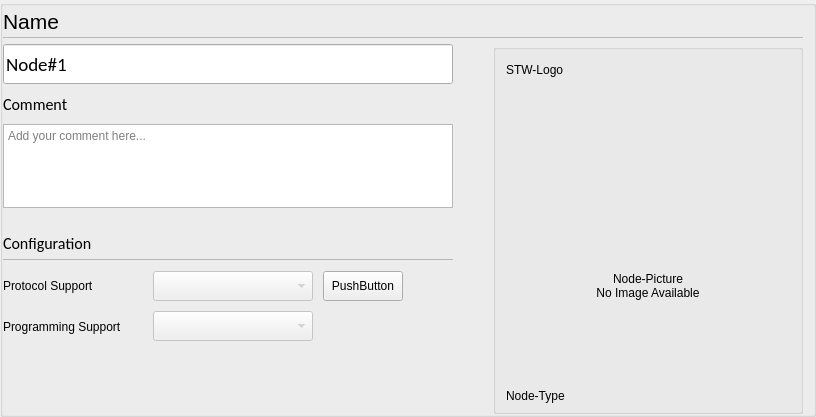
    <widget class="stw_opensyde_gui_elements::C_OgeGbxTransparent" name="pc_GroupBox_2">
     <property name="minimumSize">
      <size>
       <width>0</width>
       <height>406</height>
      </size>
     </property>
     <layout class="QVBoxLayout" name="verticalLayout_2" stretch="0,0,0">
      <property name="spacing">
       <number>0</number>
      </property>
      <property name="leftMargin">
       <number>0</number>
      </property>
      <property name="topMargin">
       <number>0</number>
      </property>
      <property name="rightMargin">
       <number>10</number>
      </property>
      <property name="bottomMargin">
       <number>0</number>
      </property>
      <item>
       <layout class="QHBoxLayout" name="horizontalLayout_3" stretch="0,1">
        <property name="spacing">
         <number>6</number>
        </property>
        <item>
         <widget class="stw_opensyde_gui_elements::C_OgeLabHeadingGroupBold" name="pc_LabelName">
          <property name="minimumSize">
           <size>
            <width>0</width>
            <height>30</height>
           </size>
          </property>
          <property name="maximumSize">
           <size>
            <width>16777215</width>
            <height>30</height>
           </size>
          </property>
          <property name="font">
           <font>
            <family>Segoe UI</family>
            <pointsize>16</pointsize>
           </font>
          </property>
          <property name="text">
           <string>Name</string>
          </property>
         </widget>
        </item>
        <item>
         <spacer name="horizontalSpacer_6">
          <property name="orientation">
           <enum>Qt::Horizontal</enum>
          </property>
          <property name="sizeHint" stdset="0">
           <size>
            <width>40</width>
            <height>10</height>
           </size>
          </property>
         </spacer>
        </item>
       </layout>
      </item>
      <item>
       <layout class="QHBoxLayout" name="horizontalLayout_16">
        <property name="spacing">
         <number>0</number>
        </property>
        <property name="leftMargin">
         <number>0</number>
        </property>
        <property name="topMargin">
         <number>1</number>
        </property>
        <property name="rightMargin">
         <number>0</number>
        </property>
        <item>
         <widget class="stw_opensyde_gui_elements::C_OgeFraSeparator" name="pc_FramSperator1">
          <property name="minimumSize">
           <size>
            <width>0</width>
            <height>1</height>
           </size>
          </property>
          <property name="maximumSize">
           <size>
            <width>16777215</width>
            <height>1</height>
           </size>
          </property>
          <property name="frameShape">
           <enum>QFrame::StyledPanel</enum>
          </property>
          <property name="frameShadow">
           <enum>QFrame::Raised</enum>
          </property>
         </widget>
        </item>
       </layout>
      </item>
      <item>
       <layout class="QHBoxLayout" name="horizontalLayout" stretch="1,0,0">
        <property name="spacing">
         <number>0</number>
        </property>
        <property name="topMargin">
         <number>6</number>
        </property>
        <item>
         <layout class="QVBoxLayout" name="verticalLayout" stretch="0,0,0,0,0,0,1">
          <property name="spacing">
           <number>0</number>
          </property>
          <item>
           <layout class="QHBoxLayout" name="horizontalLayout_17" stretch="1">
            <property name="spacing">
             <number>6</number>
            </property>
            <item>
             <widget class="stw_opensyde_gui_elements::C_OgeLePropertiesName" name="pc_LineEditNodeName">
              <property name="minimumSize">
               <size>
                <width>311</width>
                <height>40</height>
               </size>
              </property>
              <property name="maximumSize">
               <size>
                <width>16777215</width>
                <height>40</height>
               </size>
              </property>
              <property name="font">
               <font>
                <family>Calibri</family>
                <pointsize>14</pointsize>
               </font>
              </property>
              <property name="text">
               <string>Node#1</string>
              </property>
              <property name="placeholderText">
               <string/>
              </property>
             </widget>
            </item>
           </layout>
          </item>
          <item>
           <layout class="QHBoxLayout" name="horizontalLayout_9" stretch="0,1">
            <property name="spacing">
             <number>6</number>
            </property>
            <item>
             <widget class="stw_opensyde_gui_elements::C_OgeLabHeadingGroupBold" name="pc_LabelComment">
              <property name="minimumSize">
               <size>
                <width>0</width>
                <height>40</height>
               </size>
              </property>
              <property name="maximumSize">
               <size>
                <width>16777215</width>
                <height>40</height>
               </size>
              </property>
              <property name="font">
               <font>
                <family>Calibri</family>
                <pointsize>12</pointsize>
               </font>
              </property>
              <property name="text">
               <string>Comment</string>
              </property>
             </widget>
            </item>
            <item>
             <spacer name="horizontalSpacer_9">
              <property name="orientation">
               <enum>Qt::Horizontal</enum>
              </property>
              <property name="sizeHint" stdset="0">
               <size>
                <width>40</width>
                <height>1</height>
               </size>
              </property>
             </spacer>
            </item>
           </layout>
          </item>
          <item>
           <layout class="QHBoxLayout" name="horizontalLayout_18">
            <property name="spacing">
             <number>6</number>
            </property>
            <item>
             <widget class="stw_opensyde_gui_elements::C_OgeTedPropertiesComment" name="pc_TextEditComment">
              <property name="sizePolicy">
               <sizepolicy hsizetype="Expanding" vsizetype="Expanding">
                <horstretch>0</horstretch>
                <verstretch>0</verstretch>
               </sizepolicy>
              </property>
              <property name="maximumSize">
               <size>
                <width>16777215</width>
                <height>84</height>
               </size>
              </property>
              <property name="tabChangesFocus">
               <bool>true</bool>
              </property>
              <property name="acceptRichText">
               <bool>false</bool>
              </property>
              <property name="placeholderText">
               <string>Add your comment here...</string>
              </property>
             </widget>
            </item>
           </layout>
          </item>
          <item>
           <layout class="QHBoxLayout" name="horizontalLayout_13" stretch="0,1">
            <property name="spacing">
             <number>6</number>
            </property>
            <property name="topMargin">
             <number>20</number>
            </property>
            <item>
             <widget class="stw_opensyde_gui_elements::C_OgeLabHeadingGroupBold" name="pc_LabelConfiguration">
              <property name="minimumSize">
               <size>
                <width>0</width>
                <height>30</height>
               </size>
              </property>
              <property name="maximumSize">
               <size>
                <width>16777215</width>
                <height>30</height>
               </size>
              </property>
              <property name="font">
               <font>
                <family>Calibri</family>
                <pointsize>12</pointsize>
               </font>
              </property>
              <property name="text">
               <string>Configuration</string>
              </property>
             </widget>
            </item>
            <item>
             <spacer name="horizontalSpacer_21">
              <property name="orientation">
               <enum>Qt::Horizontal</enum>
              </property>
              <property name="sizeHint" stdset="0">
               <size>
                <width>40</width>
                <height>1</height>
               </size>
              </property>
             </spacer>
            </item>
           </layout>
          </item>
          <item>
           <layout class="QHBoxLayout" name="horizontalLayout_21" stretch="1">
            <property name="spacing">
             <number>0</number>
            </property>
            <property name="leftMargin">
             <number>0</number>
            </property>
            <property name="topMargin">
             <number>1</number>
            </property>
            <item>
             <widget class="stw_opensyde_gui_elements::C_OgeFraSeparator" name="pc_FramSperator1_3">
              <property name="minimumSize">
               <size>
                <width>0</width>
                <height>1</height>
               </size>
              </property>
              <property name="maximumSize">
               <size>
                <width>16777215</width>
                <height>1</height>
               </size>
              </property>
              <property name="frameShape">
               <enum>QFrame::StyledPanel</enum>
              </property>
              <property name="frameShadow">
               <enum>QFrame::Raised</enum>
              </property>
             </widget>
            </item>
           </layout>
          </item>
          <item>
           <layout class="QHBoxLayout" name="horizontalLayout_5" stretch="0,0,1">
            <property name="spacing">
             <number>6</number>
            </property>
            <item>
             <layout class="QVBoxLayout" name="verticalLayout_23">
              <property name="spacing">
               <number>0</number>
              </property>
              <item>
               <layout class="QHBoxLayout" name="horizontalLayout_23" stretch="0,0">
                <property name="spacing">
                 <number>6</number>
                </property>
                <property name="topMargin">
                 <number>8</number>
                </property>
                <item>
                 <widget class="stw_opensyde_gui_elements::C_OgeLabGroupItem" name="pc_LabelProtocol">
                  <property name="minimumSize">
                   <size>
                    <width>0</width>
                    <height>31</height>
                   </size>
                  </property>
                  <property name="maximumSize">
                   <size>
                    <width>16777215</width>
                    <height>31</height>
                   </size>
                  </property>
                  <property name="text">
                   <string>Protocol Support</string>
                  </property>
                 </widget>
                </item>
                <item>
                 <spacer name="horizontalSpacer_23">
                  <property name="orientation">
                   <enum>Qt::Horizontal</enum>
                  </property>
                  <property name="sizeHint" stdset="0">
                   <size>
                    <width>25</width>
                    <height>1</height>
                   </size>
                  </property>
                 </spacer>
                </item>
               </layout>
              </item>
              <item>
               <layout class="QHBoxLayout" name="horizontalLayout_27" stretch="0,0">
                <property name="spacing">
                 <number>6</number>
                </property>
                <property name="topMargin">
                 <number>8</number>
                </property>
                <item>
                 <widget class="stw_opensyde_gui_elements::C_OgeLabGroupItem" name="pc_LabelProgramming">
                  <property name="minimumSize">
                   <size>
                    <width>0</width>
                    <height>31</height>
                   </size>
                  </property>
                  <property name="maximumSize">
                   <size>
                    <width>16777215</width>
                    <height>31</height>
                   </size>
                  </property>
                  <property name="text">
                   <string>Programming Support</string>
                  </property>
                 </widget>
                </item>
                <item>
                 <spacer name="horizontalSpacer_27">
                  <property name="orientation">
                   <enum>Qt::Horizontal</enum>
                  </property>
                  <property name="sizeHint" stdset="0">
                   <size>
                    <width>25</width>
                    <height>1</height>
                   </size>
                  </property>
                 </spacer>
                </item>
               </layout>
              </item>
             </layout>
            </item>
            <item>
             <layout class="QVBoxLayout" name="verticalLayout_4">
              <property name="spacing">
               <number>0</number>
              </property>
              <property name="sizeConstraint">
               <enum>QLayout::SetMinimumSize</enum>
              </property>
              <property name="topMargin">
               <number>6</number>
              </property>
              <item>
               <layout class="QHBoxLayout" name="horizontalLayout_22" stretch="0,0,0,0">
                <item>
                 <widget class="stw_opensyde_gui_elements::C_OgeCbxText" name="pc_ComboBoxProtocol">
                  <property name="enabled">
                   <bool>false</bool>
                  </property>
                  <property name="minimumSize">
                   <size>
                    <width>160</width>
                    <height>30</height>
                   </size>
                  </property>
                  <property name="maximumSize">
                   <size>
                    <width>160</width>
                    <height>30</height>
                   </size>
                  </property>
                 </widget>
                </item>
                <item>
                 <spacer name="horizontalSpacer_10">
                  <property name="orientation">
                   <enum>Qt::Horizontal</enum>
                  </property>
                  <property name="sizeType">
                   <enum>QSizePolicy::Fixed</enum>
                  </property>
                  <property name="sizeHint" stdset="0">
                   <size>
                    <width>10</width>
                    <height>40</height>
                   </size>
                  </property>
                 </spacer>
                </item>
                <item>
                 <widget class="stw_opensyde_gui_elements::C_OgePubOptions" name="pc_PushButtonFlashloaderOptions">
                  <property name="minimumSize">
                   <size>
                    <width>0</width>
                    <height>30</height>
                   </size>
                  </property>
                  <property name="maximumSize">
                   <size>
                    <width>16777215</width>
                    <height>30</height>
                   </size>
                  </property>
                  <property name="text">
                   <string>PushButton</string>
                  </property>
                 </widget>
                </item>
                <item>
                 <spacer name="horizontalSpacer_12">
                  <property name="orientation">
                   <enum>Qt::Horizontal</enum>
                  </property>
                  <property name="sizeType">
                   <enum>QSizePolicy::Expanding</enum>
                  </property>
                  <property name="sizeHint" stdset="0">
                   <size>
                    <width>10</width>
                    <height>40</height>
                   </size>
                  </property>
                 </spacer>
                </item>
               </layout>
              </item>
              <item>
               <layout class="QHBoxLayout" name="horizontalLayout_28" stretch="0,0,0">
                <item>
                 <widget class="stw_opensyde_gui_elements::C_OgeCbxText" name="pc_ComboBoxProgramming">
                  <property name="enabled">
                   <bool>false</bool>
                  </property>
                  <property name="minimumSize">
                   <size>
                    <width>160</width>
                    <height>30</height>
                   </size>
                  </property>
                  <property name="maximumSize">
                   <size>
                    <width>160</width>
                    <height>30</height>
                   </size>
                  </property>
                 </widget>
                </item>
                <item>
                 <spacer name="horizontalSpacer_11">
                  <property name="orientation">
                   <enum>Qt::Horizontal</enum>
                  </property>
                  <property name="sizeType">
                   <enum>QSizePolicy::Fixed</enum>
                  </property>
                  <property name="sizeHint" stdset="0">
                   <size>
                    <width>10</width>
                    <height>40</height>
                   </size>
                  </property>
                 </spacer>
                </item>
                <item>
                 <spacer name="horizontalSpacer_13">
                  <property name="orientation">
                   <enum>Qt::Horizontal</enum>
                  </property>
                  <property name="sizeType">
                   <enum>QSizePolicy::Expanding</enum>
                  </property>
                  <property name="sizeHint" stdset="0">
                   <size>
                    <width>10</width>
                    <height>40</height>
                   </size>
                  </property>
                 </spacer>
                </item>
               </layout>
              </item>
             </layout>
            </item>
            <item>
             <spacer name="horizontalSpacer_19">
              <property name="orientation">
               <enum>Qt::Horizontal</enum>
              </property>
              <property name="sizeHint" stdset="0">
               <size>
                <width>40</width>
                <height>1</height>
               </size>
              </property>
             </spacer>
            </item>
           </layout>
          </item>
          <item>
           <spacer name="verticalSpacer_15">
            <property name="orientation">
             <enum>Qt::Vertical</enum>
            </property>
            <property name="sizeType">
             <enum>QSizePolicy::Expanding</enum>
            </property>
            <property name="sizeHint" stdset="0">
             <size>
              <width>20</width>
              <height>20</height>
             </size>
            </property>
           </spacer>
          </item>
         </layout>
        </item>
        <item>
         <spacer name="horizontalSpacer_5">
          <property name="orientation">
           <enum>Qt::Horizontal</enum>
          </property>
          <property name="sizeType">
           <enum>QSizePolicy::Fixed</enum>
          </property>
          <property name="sizeHint" stdset="0">
           <size>
            <width>40</width>
            <height>20</height>
           </size>
          </property>
         </spacer>
        </item>
        <item>
         <layout class="QVBoxLayout" name="verticalLayout_9">
          <property name="spacing">
           <number>0</number>
          </property>
          <item>
           <widget class="stw_opensyde_gui_elements::C_OgeGbxGrayed" name="groupBox">
            <property name="minimumSize">
             <size>
              <width>310</width>
              <height>370</height>
             </size>
            </property>
            <property name="maximumSize">
             <size>
              <width>310</width>
              <height>370</height>
             </size>
            </property>
            <property name="title">
             <string/>
            </property>
            <layout class="QVBoxLayout" name="verticalLayout_18" stretch="0,0,1,0,0,0">
             <property name="spacing">
              <number>0</number>
             </property>
             <property name="leftMargin">
              <number>0</number>
             </property>
             <property name="topMargin">
              <number>0</number>
             </property>
             <property name="rightMargin">
              <number>0</number>
             </property>
             <property name="bottomMargin">
              <number>0</number>
             </property>
             <item>
              <spacer name="verticalSpacer_5">
               <property name="orientation">
                <enum>Qt::Vertical</enum>
               </property>
               <property name="sizeType">
                <enum>QSizePolicy::Fixed</enum>
               </property>
               <property name="sizeHint" stdset="0">
                <size>
                 <width>20</width>
                 <height>10</height>
                </size>
               </property>
              </spacer>
             </item>
             <item>
              <layout class="QHBoxLayout" name="horizontalLayout_2">
               <property name="spacing">
                <number>0</number>
               </property>
               <item>
                <spacer name="horizontalSpacer_3">
                 <property name="orientation">
                  <enum>Qt::Horizontal</enum>
                 </property>
                 <property name="sizeType">
                  <enum>QSizePolicy::Fixed</enum>
                 </property>
                 <property name="sizeHint" stdset="0">
                  <size>
                   <width>10</width>
                   <height>20</height>
                  </size>
                 </property>
                </spacer>
               </item>
               <item>
                <widget class="QLabel" name="pc_StwLogo">
                 <property name="text">
                  <string>STW-Logo</string>
                 </property>
                </widget>
               </item>
              </layout>
             </item>
             <item>
              <widget class="QLabel" name="pc_DatapoolTypeImage">
               <property name="text">
                <string>Node-Picture</string>
               </property>
               <property name="alignment">
                <set>Qt::AlignBottom|Qt::AlignHCenter</set>
               </property>
              </widget>
             </item>
             <item>
              <widget class="stw_opensyde_gui_elements::C_OgeLabGroupItem" name="pc_LabelNoImageAvailable">
               <property name="minimumSize">
                <size>
                 <width>0</width>
                 <height>100</height>
                </size>
               </property>
               <property name="text">
                <string>No Image Available</string>
               </property>
               <property name="alignment">
                <set>Qt::AlignHCenter|Qt::AlignTop</set>
               </property>
              </widget>
             </item>
             <item>
              <layout class="QHBoxLayout" name="horizontalLayout_4">
               <property name="spacing">
                <number>0</number>
               </property>
               <item>
                <spacer name="horizontalSpacer_4">
                 <property name="orientation">
                  <enum>Qt::Horizontal</enum>
                 </property>
                 <property name="sizeType">
                  <enum>QSizePolicy::Fixed</enum>
                 </property>
                 <property name="sizeHint" stdset="0">
                  <size>
                   <width>10</width>
                   <height>20</height>
                  </size>
                 </property>
                </spacer>
               </item>
               <item>
                <widget class="stw_opensyde_gui_elements::C_OgeLabNodeType" name="pc_LabelNodeType">
                 <property name="text">
                  <string>Node-Type</string>
                 </property>
                </widget>
               </item>
              </layout>
             </item>
             <item>
              <spacer name="verticalSpacer_6">
               <property name="orientation">
                <enum>Qt::Vertical</enum>
               </property>
               <property name="sizeType">
                <enum>QSizePolicy::Fixed</enum>
               </property>
               <property name="sizeHint" stdset="0">
                <size>
                 <width>20</width>
                 <height>5</height>
                </size>
               </property>
              </spacer>
             </item>
            </layout>
           </widget>
          </item>
         </layout>
        </item>
       </layout>
      </item>
     </layout>
    </widget>
